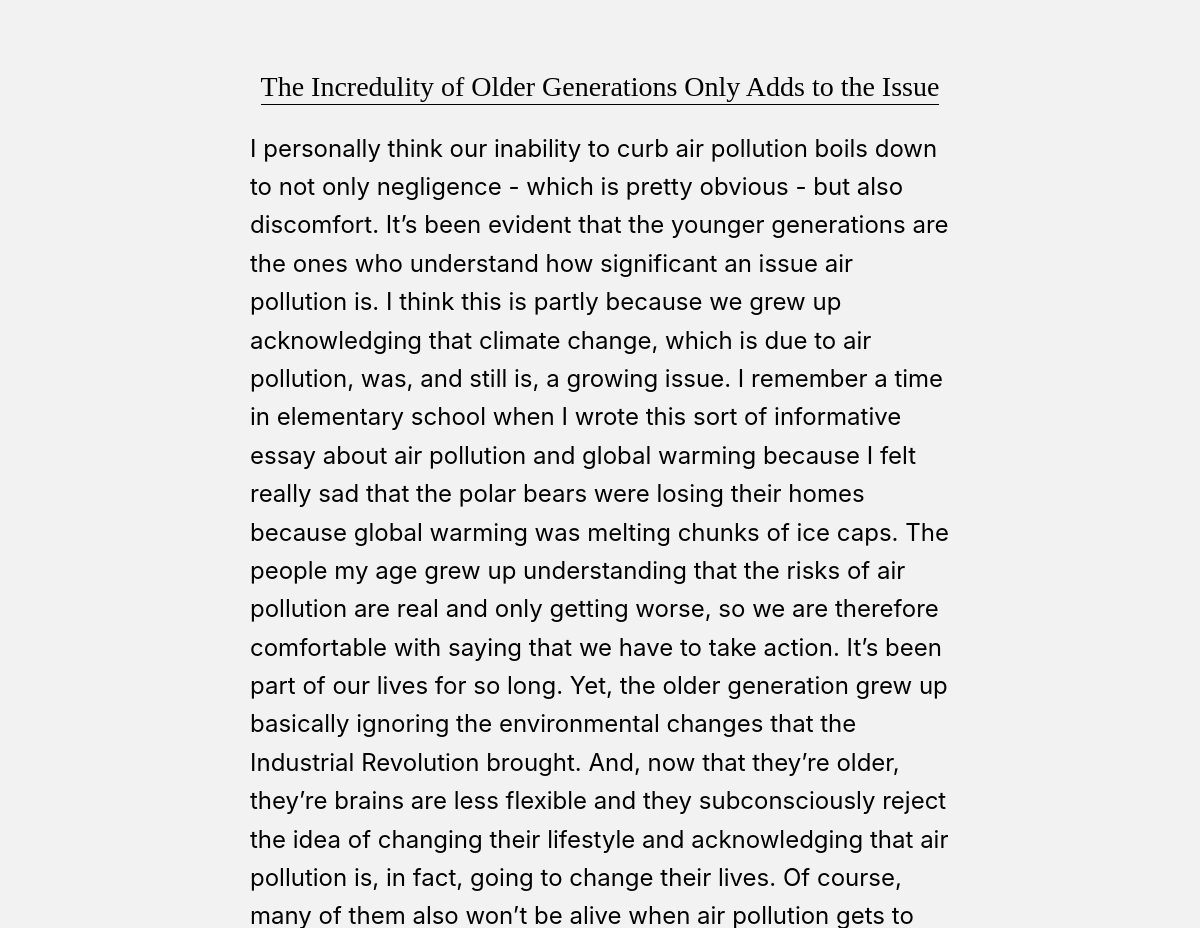
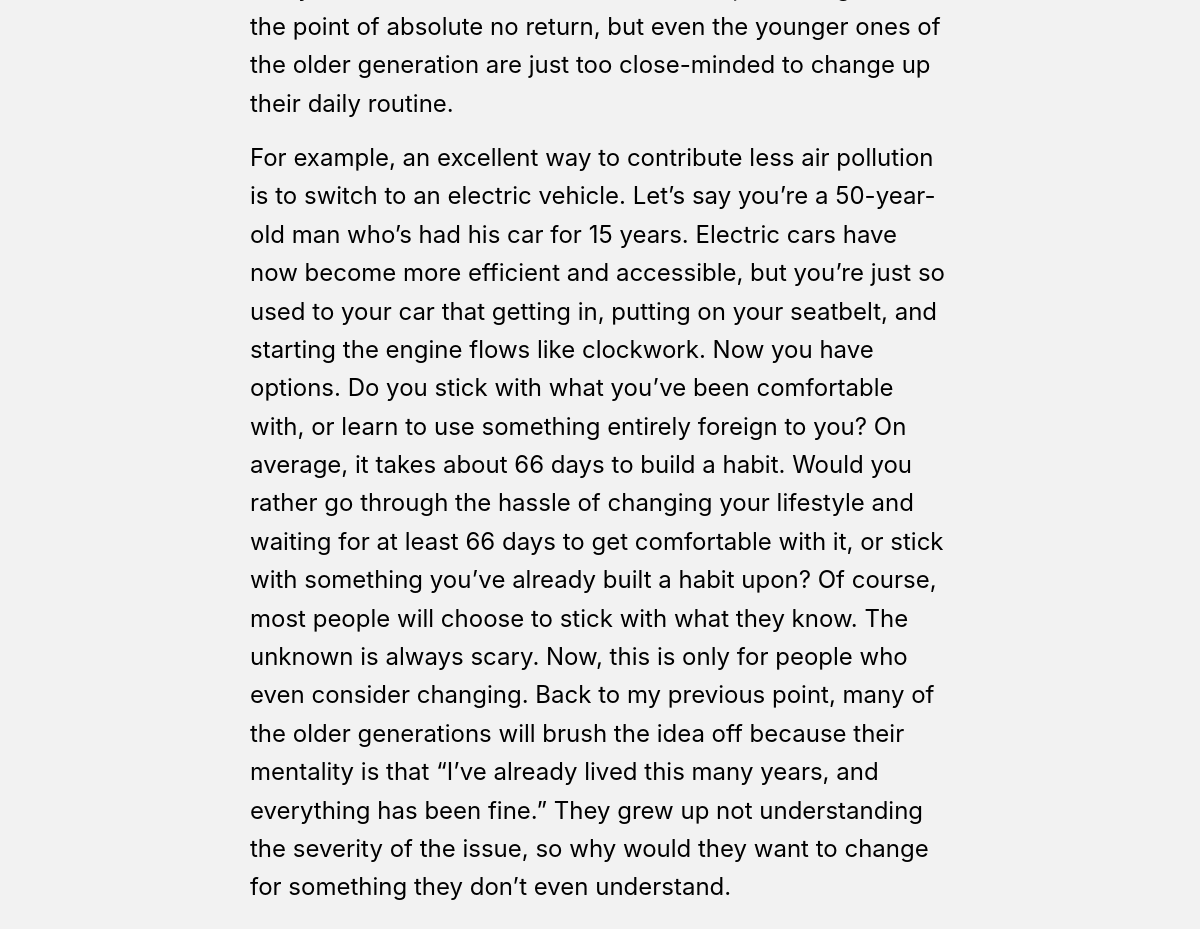
/detail/, run on the app's committed database (2 pictures, top to bottom).
### core/models.py (models this page shows, shortened)
class Opinion(models.Model):
    draft = models.CharField(max_length=30)
    body = models.TextField()

### core/views.py (the view)
# urls.py: path('detail/', views.detail, name='detail'),
def detail(request):
    opinions = Opinion.objects.all()
    return render(request, 'core/detail.html', {'opinions': opinions,})

### core/templates/core/detail.html (shortened to what this page needs)
<!DOCTYPE html>
<html lang="en">
{% load static %}
<head>
    <link rel="stylesheet" href="https://stackpath.bootstrapcdn.com/bootstrap/4.5.2/css/bootstrap.min.css">
	<link rel="stylesheet" type="text/css" href="{% static 'core/default.css' %}">
</head>
<body>
    <div class="white-container">
        <h3>The Incredulity of Older Generations Only Adds to the Issue</h3>
        <section id="opinion-section">
            {% for o in opinions %}
            <p>{{o.body}}</p>
            {% endfor %}
        </section>
    </div>
</body>
</html>

### core/static/core/default.css (style rules this page uses)
body { line-height: 1.6; height: 100vh; }
h1, h2, h3, h4, h5 { margin-bottom: 25px; font-family: 'Arvo', serif; }
h3 { border-bottom: 1px solid black; }
.white-container { display: flex; flex-direction: column; width: 100%; display: flex; align-items: center; justify-content: center; background: #f2f2f2; color: black; padding: 70px; padding-left: 250px; padding-right: 250px; }
#opinion-section { display: flex; text-align: left; flex-direction: column; }
section { text-align: center; }
section p { font-size: 1.5rem; }

### data on the page
Opinion: body "I personally think our inability to curb air pollution boils down to not only negligence - which is pretty obvious - but also discomfort. It’s been evident that the younger generations are the ones who understand how significant an issue air pollution is. I think this is partly because we grew up acknowledging that climate change, which is due to air pollution, was, and still is, a growing issue. I remember a time in elementary school when I wrote this sort of informative essay about air pollution and global warming because I felt really sad that the polar bears were losing their homes because global warming was melting chunks of ice caps. The people my age grew up understanding that the…"
Opinion: body "For example, an excellent way to contribute less air pollution is to switch to an electric vehicle. Let’s say you’re a 50-year-old man who’s had his car for 15 years. Electric cars have now become more efficient and accessible, but you’re just so used to your car that getting in, putting on your seatbelt, and starting the engine flows like clockwork. Now you have options. Do you stick with what you’ve been comfortable with, or learn to use something entirely foreign to you? On average, it takes about 66 days to build a habit. Would you rather go through the hassle of changing your lifestyle and waiting for at least 66 days to get comfortable with it, or stick with something you’ve already…"
